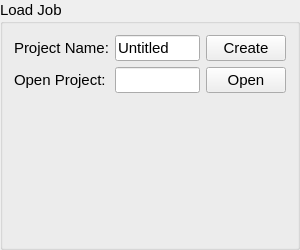
<?xml version="1.0" encoding="UTF-8"?>
<ui version="4.0">
 <class>NTUProjectWidget</class>
 <widget class="QGroupBox" name="NTUProjectWidget">
  <property name="geometry">
   <rect>
    <x>0</x>
    <y>0</y>
    <width>300</width>
    <height>250</height>
   </rect>
  </property>
  <property name="maximumSize">
   <size>
    <width>300</width>
    <height>250</height>
   </size>
  </property>
  <property name="font">
   <font>
    <pointsize>11</pointsize>
   </font>
  </property>
  <property name="windowTitle">
   <string/>
  </property>
  <property name="title">
   <string>Load Job</string>
  </property>
  <property name="flat">
   <bool>false</bool>
  </property>
  <layout class="QGridLayout" name="gridLayout_3">
   <item row="0" column="0">
    <layout class="QGridLayout" name="gridLayout">
     <item row="0" column="0">
      <widget class="QLabel" name="label">
       <property name="font">
        <font>
         <pointsize>11</pointsize>
        </font>
       </property>
       <property name="text">
        <string>Project Name:</string>
       </property>
      </widget>
     </item>
     <item row="0" column="1">
      <widget class="QLineEdit" name="lineEdit_projectName">
       <property name="text">
        <string>Untitled</string>
       </property>
      </widget>
     </item>
     <item row="1" column="2">
      <widget class="QPushButton" name="pushButton_openProject">
       <property name="font">
        <font>
         <pointsize>11</pointsize>
        </font>
       </property>
       <property name="text">
        <string>Open</string>
       </property>
      </widget>
     </item>
     <item row="2" column="0">
      <spacer name="verticalSpacer">
       <property name="orientation">
        <enum>Qt::Vertical</enum>
       </property>
       <property name="sizeHint" stdset="0">
        <size>
         <width>20</width>
         <height>40</height>
        </size>
       </property>
      </spacer>
     </item>
     <item row="1" column="1">
      <widget class="QLineEdit" name="lineEdit_pathFileName"/>
     </item>
     <item row="0" column="2">
      <widget class="QPushButton" name="pushButton_Create">
       <property name="font">
        <font>
         <pointsize>11</pointsize>
        </font>
       </property>
       <property name="text">
        <string>Create</string>
       </property>
      </widget>
     </item>
     <item row="1" column="0">
      <widget class="QLabel" name="label_2">
       <property name="font">
        <font>
         <pointsize>11</pointsize>
        </font>
       </property>
       <property name="text">
        <string>Open Project:</string>
       </property>
      </widget>
     </item>
    </layout>
   </item>
  </layout>
 </widget>
 <resources/>
 <connections/>
</ui>
